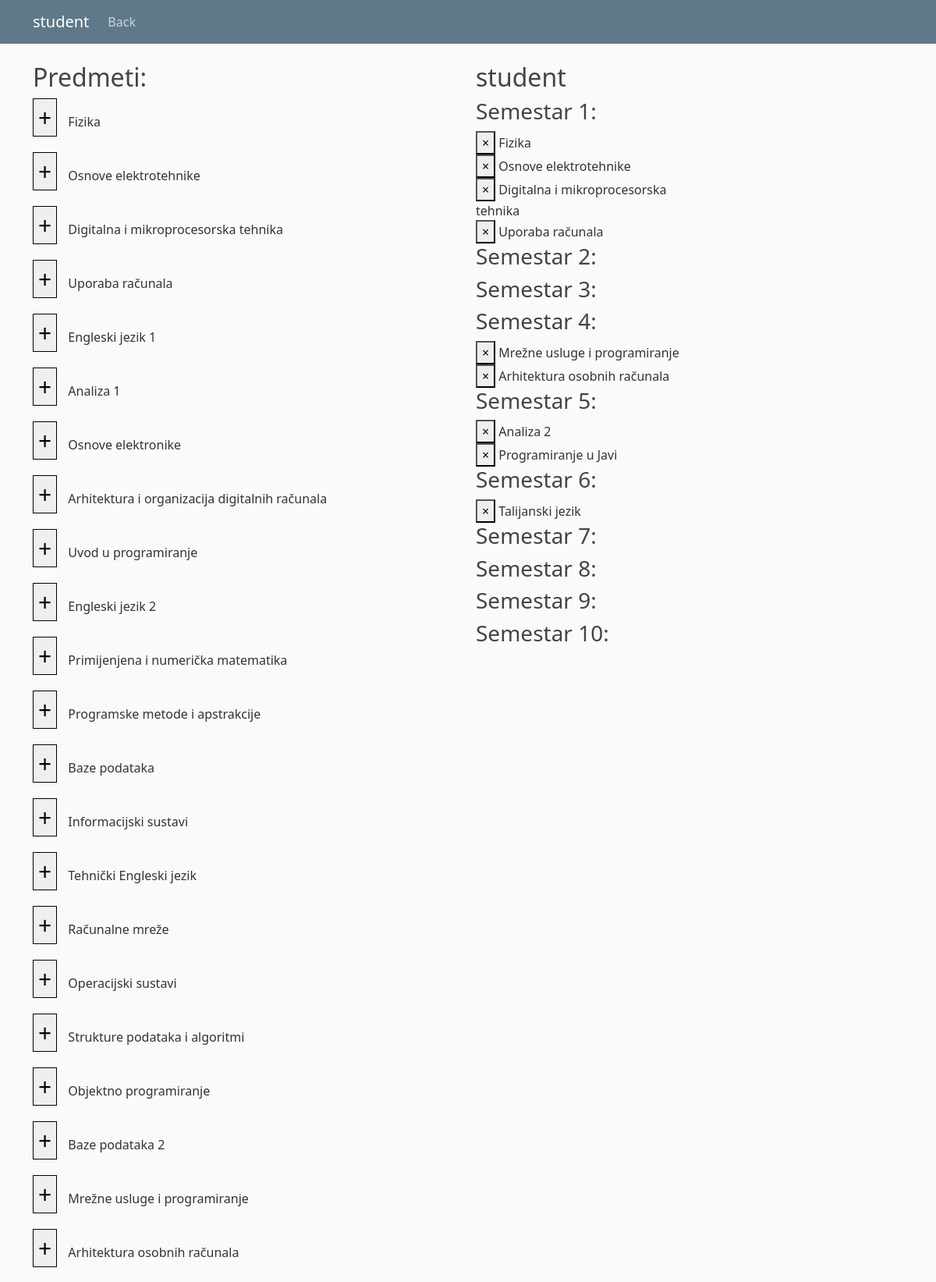
The page /student/5 (signed in, upper part) on the database its author committed.
### app1/models.py (models this page shows, shortened)
class Korisnik(AbstractUser):
    STATUS = (('none', 'None'), ('izv', 'izvanredni student'), ('red', 'redovni student'))
    status = models.CharField(max_length=50, choices=STATUS)
    role = models.ForeignKey(Uloge, on_delete=models.CASCADE, null=True)

class Predmeti(models.Model):
    IZBORNI = (('da', 'da'), ('ne', 'ne'))
    name = models.CharField(max_length=50)
    kod = models.CharField(max_length=50)
    program = models.CharField(max_length=50)
    ects = models.IntegerField()
    sem_red = models.IntegerField()
    sem_izv = models.IntegerField()
    izborni = models.CharField(max_length=50, choices=IZBORNI)
    nositelj = models.ForeignKey(Korisnik, on_delete=models.CASCADE, null=True)

### app1/views.py (the view)
# urls.py: path('student/<int:student_id>', views.studentAdminView, name='studentAdminView'),
@login_required(login_url='/login/')
def studentAdminView(request, student_id):
    role = str(request.user.role)
    user = Korisnik.objects.get(id=student_id)
    if role != 'admin':
        return redirect('main')
    subjects = Predmeti.objects.all()
    if request.POST.get('add', False):
        if not Upisi.objects.filter(student_id=student_id,predmet_id=request.POST["add"]).exists():
            upis = Upisi(student_id=user,predmet_id=Predmeti.objects.get(pk=request.POST["add"]),status="Upisan")
            upis.save()
    elif request.POST.get('remove', False):
        if Upisi.objects.filter(student_id=student_id,predmet_id=request.POST["remove"]).exists():
            upis = Upisi.objects.get(predmet_id=request.POST["remove"],student_id=user)
            upis.delete()
    upisi_korisnika = Upisi.objects.all().filter(student_id=student_id)
    upisani_predmeti = []
    for u in upisi_korisnika:
        if user.status == 'red':
            upisani_predmeti.append(u.predmet_id)
        elif user.status == 'izv':
            upisani_predmeti.append(u.predmet_id)
    return render(request, 'studentAdmin.html', {'subjects' : subjects, 'user': user,'upisi':upisani_predmeti,
                                        'range':range(1,11)})

### app1/models.py (called while the page is built)
    def __str__(self):
        return '%s' % (self.role)

### app1/templates/studentAdmin.html (shortened to what this page needs)
{% extends "base.html" %}
{% block content %}
	<header class="site-header">
		<nav class="navbar navbar-expand-md navbar-dark bg-steel fixed-top">
		<div class="container">
			<a class="navbar-brand mr-4" href="/">{{ user.username }}</a>
			<div class="collapse navbar-collapse mr-auto" id="navbarToggle">
			<div class="navbar-nav mr-auto">
				<a class="nav-item nav-link" href="/">Back</a>
			</div>
			</div
		</div>
		</nav>
	</header>
	<div class="flex-custom" style="width: 100%; display: flex; flex-direction: row; align-items: center; justify-items: center;">
		<div class="left-container" style="display: flex; flex-direction: column; width: 50%; height: 90dvh">
			<h2>Predmeti:</h2>
			<div class="left" style="width: 100%; overflow: auto; height: 90dvh;">
				<form method="POST">
					{% for s in subjects %}
					<div class="subject">
						<button type="submit" name="add" value={{s.id}} style="margin-bottom: 20px; margin-right: 10px; border: 1px solid black; font-size: 30px;">&#43;</button>
						{{ s.name }}
					</div>
					{% endfor %}
				</form>
			</div>
		</div>
		<div class="right-container" style="display: flex; flex-direction: column; width: 50%; height: 90dvh; margin-left: 20px;">
			<h2>{{ user.username }}</h2>
			<div class="right" style="width: 50%; overflow: auto; height: 90dvh;"><div class="upisi">
                <form method="POST">
                    {% for i in range %}
                    <h3>Semestar {{ i }}:</h3>
                    <div class="sem">
                        {% for u in upisi %}
                        {% if user.status == 'red' %}
                            {% if u.sem_red == i %}
                            <div class="sem-predmet">
                            <button type="submit" name="remove" value="{{u.id}}">&times;</button>
                            <span>{{ u.name }}</span><br>
                            </div>
                            {% endif %}
                        {% endif %}
                        {% endfor %}
                    </div>
                    {% endfor %}
                </form>
            </div></div>
		</div>
	</div>
{% endblock %}

### app1/static/css/main.css (style rules this page uses)
body { background: #fafafa; color: #333333; margin-top: 5rem; }
h1, h2, h3, h4, h5, h6 { color: #444444; }
.bg-steel { background-color: #5f788a; }
.site-header .navbar-nav .nav-link { color: #cbd5db; }

### rows shown on the page
Korisnik: username "student"
Predmeti: {{ s.id }} 2 (drawn), name "Fizika", {{ u.id }} 2 (drawn)
Predmeti: {{ s.id }} 3 (drawn), name "Osnove elektrotehnike", {{ u.id }} 3 (drawn)
Predmeti: {{ s.id }} 4 (drawn), name "Digitalna i mikroprocesorska tehnika", {{ u.id }} 4 (drawn)
Predmeti: {{ s.id }} 5 (drawn), name "Uporaba računala", {{ u.id }} 5 (drawn)
Predmeti: {{ s.id }} 6 (drawn), name "Engleski jezik 1"
Predmeti: {{ s.id }} 7 (drawn), name "Analiza 1"
Predmeti: {{ s.id }} 8 (drawn), name "Osnove elektronike"
Predmeti: {{ s.id }} 9 (drawn), name "Arhitektura i organizacija digitalnih računala"
Predmeti: {{ s.id }} 10 (drawn), name "Uvod u programiranje"
Predmeti: {{ s.id }} 11 (drawn), name "Engleski jezik 2"
Predmeti: {{ s.id }} 12 (drawn), name "Primijenjena i numerička matematika"
Predmeti: {{ s.id }} 13 (drawn), name "Programske metode i apstrakcije"
Predmeti: {{ s.id }} 14 (drawn), name "Baze podataka"
Predmeti: {{ s.id }} 15 (drawn), name "Informacijski sustavi"
Predmeti: {{ s.id }} 16 (drawn), name "Tehnički Engleski jezik"
Predmeti: {{ s.id }} 17 (drawn), name "Računalne mreže"
Predmeti: {{ s.id }} 18 (drawn), name "Operacijski sustavi"
Predmeti: {{ s.id }} 19 (drawn), name "Strukture podataka i algoritmi"
Predmeti: {{ s.id }} 20 (drawn), name "Objektno programiranje"
Predmeti: {{ s.id }} 21 (drawn), name "Baze podataka 2"
Predmeti: {{ s.id }} 22 (drawn), name "Mrežne usluge i programiranje", {{ u.id }} 22 (drawn)
Predmeti: {{ s.id }} 23 (drawn), name "Arhitektura osobnih računala", {{ u.id }} 23 (drawn)
Predmeti: {{ u.id }} 28 (drawn), name "Analiza 2"
Predmeti: {{ u.id }} 35 (drawn), name "Programiranje u Javi"
Predmeti: {{ u.id }} 47 (drawn), name "Talijanski jezik"

### other values the page prints
{{ i }} "1" "2" "3" "4" "5" "6" "7" "8" "9" "10"
